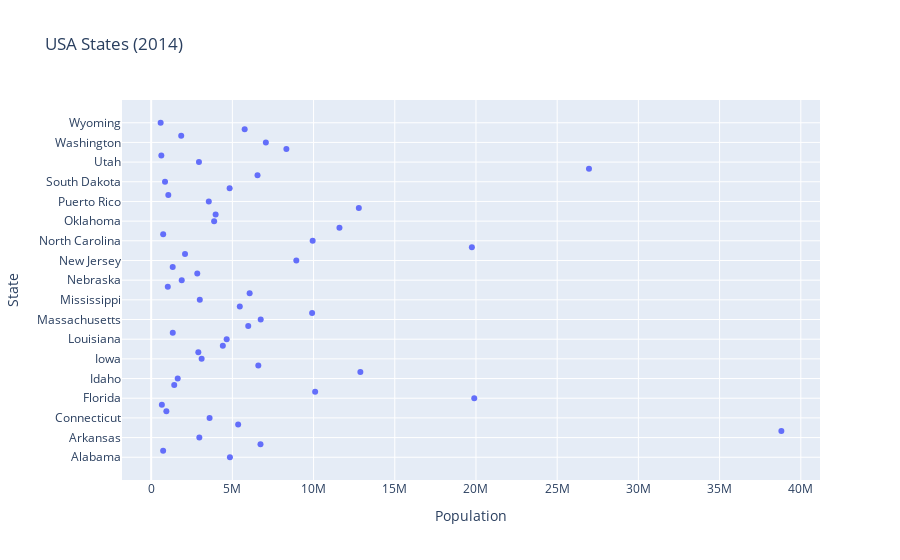

Notebook code for this chart:
### Markdown cell above
4. Write a program to draw a scatter plot for a given dataset and show datalabels on hover

### Code cell
import plotly.express as px
import plotly.graph_objects as go
import pandas as pd

try:
    df = pd.read_csv('https://raw.githubusercontent.com/plotly/datasets/master/2014_usa_states.csv')    

    print(df.head())
    fig = go.Figure(px.scatter(df,x='Population',y='State',hover_data='State',title='USA States (2014)'))

    fig.update_layout(autosize=False)
    fig.show()

    logger.info("Ploty scatter plot ")

except Exception as e:
    logger.error(str(e))

### Figure 1 — Plotly figure (JSON) as saved in the notebook; plotly's stock layout.template omitted (floating-point values rounded to 4 significant figures)
{"data": [{"hovertemplate": "Population=%{x}<br>State=%{y}<extra></extra>", "legendgroup": "", "marker": {"color": "#636efa", "symbol": "circle"}, "mode": "markers", "name": "", "orientation": "h", "showlegend": false, "type": "scatter", "x": [4849377, 736732, 6731484, 2966369, 38802500, 5355866, 3596677, 935614, 658893, 19893297, 10097343, 1419561, 1634464, 12880580, 6596855, 3107126, 2904021, 4413457, 4649676, 1330089, 5976407, 6745408, 9909877, 5457173, 2994079, 6063589, 1023579, 1881503, 2839098, 1326813, 8938175, 2085572, 19746227, 9943964, 739482, 11594163, 3878051, 3970239, 12787209, 3548397, 1055173, 4832482, 853175, 6549352, 26956958, 2942902, 626562, 8326289, 7061530, 1850326, 5757564, 584153], "xaxis": "x", "y": ["Alabama", "Alaska", "Arizona", "Arkansas", "California", "Colorado", "Connecticut", "Delaware", "District of Columbia", "Florida", "Georgia", "Hawaii", "Idaho", "Illinois", "Indiana", "Iowa", "Kansas", "Kentucky", "Louisiana", "Maine", "Maryland", "Massachusetts", "Michigan", "Minnesota", "Mississippi", "Missouri", "Montana", "Nebraska", "Nevada", "New Hampshire", "New Jersey", "New Mexico", "New York", "North Carolina", "North Dakota", "Ohio", "Oklahoma", "Oregon", "Pennsylvania", "Puerto Rico", "Rhode Island", "South Carolina", "South Dakota", "Tennessee", "Texas", "Utah", "Vermont", "Virginia", "Washington", "West Virginia", "Wisconsin", "Wyoming"], "yaxis": "y"}], "layout": {"autosize": false, "legend": {"tracegroupgap": 0}, "title": {"text": "USA States (2014)"}, "xaxis": {"anchor": "y", "domain": [0, 1], "title": {"text": "Population"}}, "yaxis": {"anchor": "x", "domain": [0, 1], "title": {"text": "State"}}}}
